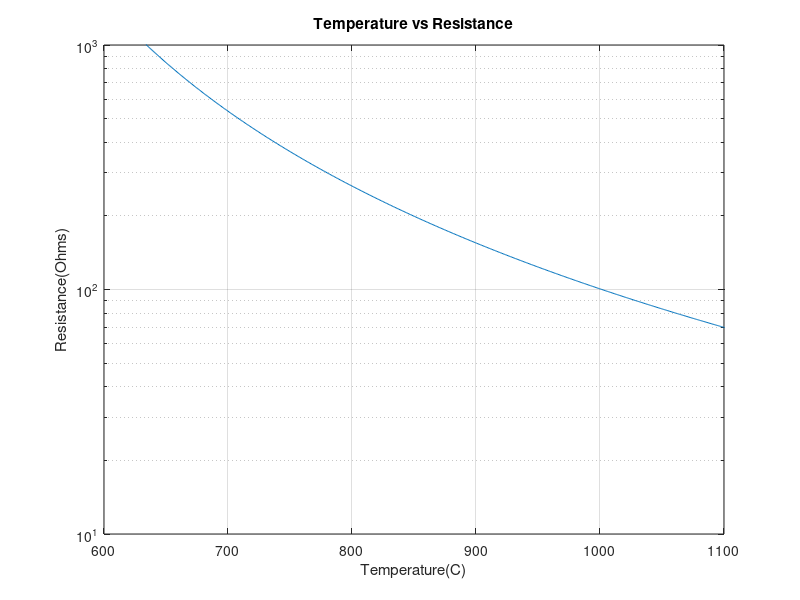

The MATLAB source for this figure:
lambdavalues = [0.65, 0.7, 0.75, 0.8, 0.822, 0.85, 0.9, 0.95, 0.97, 0.99, 1.003, 1.01, 1.05, 1.1, 1.132, 1.179, 1.429, 1.701, 1.99, 2.434, 3.413, 5.391, 7.506, 10.119];
ip = [-2, -1.602, -1.243, -0.927, -0.8, -0.652, -0.405, -0.183, -0.106, -0.040, 0, 0.015, 0.097, 0.193, 0.25, 0.329, 0.671, 0.938, 1.15, 1.385, 1.7, 2, 2.15, 2.25];
v8 = [0.51, 0.707, 0.884, 1.041, 1.104, 1.177, 1.299, 1.409, 1.448, 1.48, 1.5, 1.507, 1.548, 1.596, 1.624, 1.663, 1.832, 1.964, 2.069, 2.186, 2.342, 2.49, 2.565, 2.614];
v17 = [nan, nan, 0.192, 0.525, 0.658, 0.814, 1.074, 1.307, 1.388, 1.458, 1.5, 1.515, 1.602, 1.703, 1.763, 1.846, 2.206, 2.487, 2.71, 2.958, 3.289, 3.605, 3.762, 3.868];

mlambdavalues = [650, 700, 750, 800, 822, 850, 900, 950, 970, 990, 1003, 1010, 1050, 1100, 1132, 1179, 1429, 1701, 1990, 2434, 3413, 5391, 7506, 10119];
mip = [-2000, -1602, -1243, -927, -800, -652, -405, -183, -106, -40, 0, 15, 97, 193, 250, 329, 671, 938, 1150, 1385, 1700, 2000, 2150, 2250];

%figure(1);
%plot(lambdavalues, v8, lambdavalues, v17);
%title("Lambda vs Voltage(V=8)");
%xlabel("Lambda Value");
%ylabel("Voltage(V)");
%grid on;

%ip = -1.603
%lambda = 492.3 * exp(-((ip - 3.869) / 0.772)^2) + 2.183 * exp(-((ip - 2.288) / 0.714)^2) + 1.09 * exp(-((ip - 2.8) / 6.656)^2) + 1.011 * exp(-((ip - 1.697) / 1.112)^2)


c = [0,3,6,8.29,12,20.95];
d = [0,0.33,0.67,0.94,1.38,2.54];


a = [300,550,265,155,97,70,58,1000];
b = [780,700,800,900,1000,1100,1200,630];

Temp = 0:1:1200;

Ri = 6.212e5.*exp(-0.01054.*Temp)+754.2.*exp(-0.002204.*Temp);

Temp = 4445.*Ri.^-0.4449+428.6;

figure(2);
semilogy(Temp, Ri);
xlim([600 1100])
ylim([10 1000])
title("Temperature vs Resistance");
xlabel("Temperature(C)");
ylabel("Resistance(Ohms)");

grid on;

VIN = round(linspace(0,5000,4096));
v8Lambda = round((771.1.*(VIN/1000).^2+-2601.*(VIN/1000)+7566)./((VIN/1000).^3+209.4.*(VIN/1000).^2+-5040.*(VIN/1000)+1.232e4)*1000);
v17Lambda = round((420.2.*(VIN/1000).^2+1215.*(VIN/1000)+6352)./((VIN/1000).^3+-878.3.*(VIN/1000).^2+1651.*(VIN/1000)+8411)*1000);
Ri = (VIN/1000-5/17)/(15.5*158e-6);
temp = round((0.03832.*Ri.^4+395.6.*Ri.^3+7.706e5.*Ri.^2+6.114e7.*Ri+-1.467e9)./(Ri.^3+967.9.*Ri.^2+3.953e4.*Ri+-1.774e6));